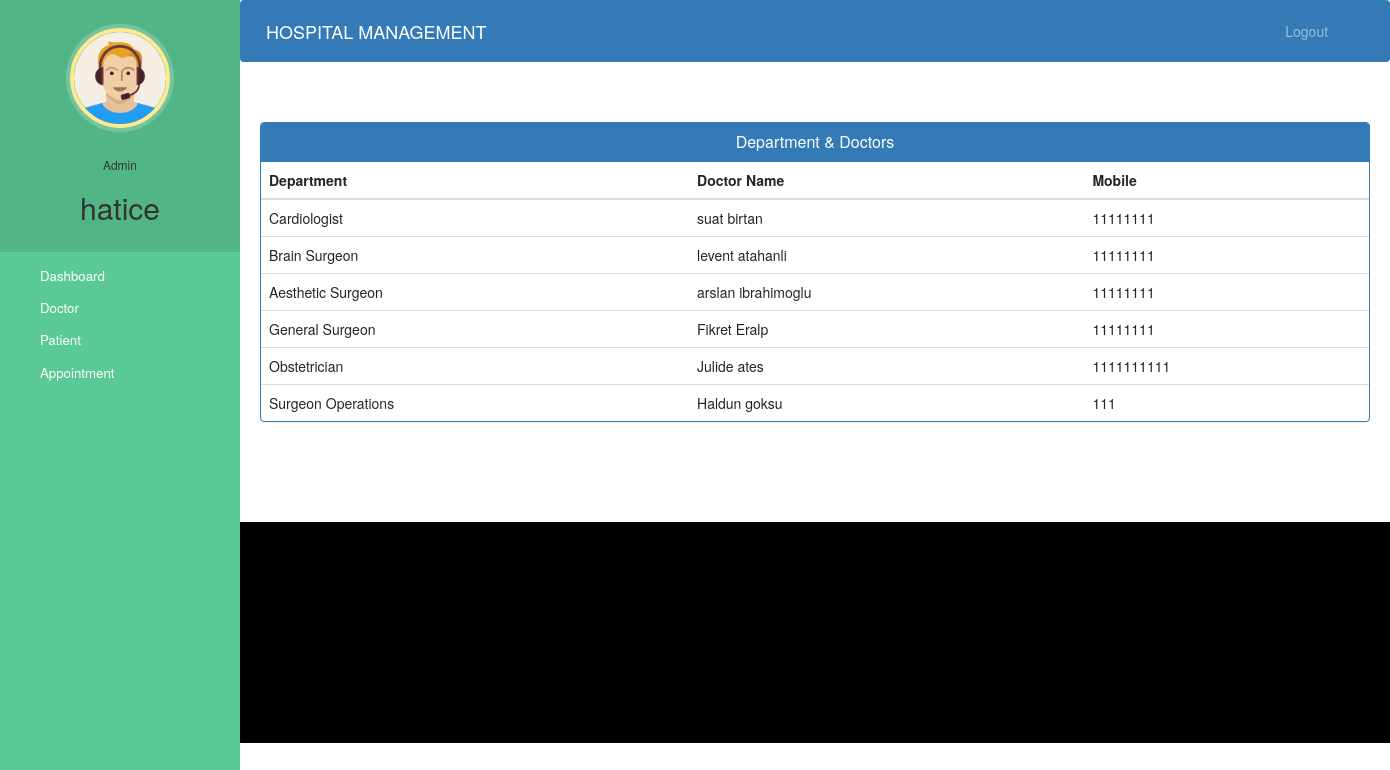
Screenshot of /admin-view-doctor-specialisation (signed in) with the database file from the repository.
### hospital/models.py (models this page shows, shortened)
class Doctor(models.Model):
    user=models.OneToOneField(User,on_delete=models.CASCADE)
    profile_pic= models.ImageField(upload_to='profile_pic/DoctorProfilePic/',null=True,blank=True)
    address = models.CharField(max_length=40)
    mobile = models.CharField(max_length=20,null=True)
    department= models.CharField(max_length=50,choices=departments,default='Cardiologist')
    status=models.BooleanField(default=False)
    @property
    def get_name(self):
        return self.user.first_name+" "+self.user.last_name

### hospital/views.py (the view)
# urls.py: path('admin-view-doctor-specialisation',views.admin_view_doctor_specialisation_view,name='admin-view-doctor-specialisation'),
@login_required(login_url='adminlogin')
@user_passes_test(is_admin)
def admin_view_doctor_specialisation_view(request):
    doctors=models.Doctor.objects.all().filter(status=True)
    return render(request,'hospital/admin_view_doctor_specialisation.html',{'doctors':doctors})

### hospital/views.py (called while the page is built)
def is_admin(user):
    return user.groups.filter(name='ADMIN').exists()

### templates/hospital/admin_view_doctor_Specialisation.html (shortened to what this page needs)
{% extends 'hospital/admin_base.html' %}
{% block content %}
<head>
  <link href="//netdna.bootstrapcdn.com/bootstrap/3.0.0/css/bootstrap.min.css" rel="stylesheet" id="bootstrap-css">
</head>
<div class="container">
  <div class="panel panel-primary">
    <div class="panel-heading">
      <h6 class="panel-title">Department & Doctors</h6>
    </div>
    <table class="table table-hover" id="dev-table">
      <thead>
        <tr>
          <th>Department</th>
          <th>Doctor Name</th>
          <th>Mobile</th>
        </tr>
      </thead>
      {% for d in doctors %}
      <tr>
        <td>{{d.department}}</td>
        <td> {{d.get_name}}</td>
        <td>{{d.mobile}}</td>
      </tr>
      {% endfor %}
    </table>
  </div>
</div>
{% endblock content %}

### templates/hospital/admin_base.html (shortened to what this page needs)
<!DOCTYPE html>
{% load static %}
<html lang="en">
<head>
  <link rel="stylesheet" href="https://stackpath.bootstrapcdn.com/bootstrap/4.3.1/css/bootstrap.min.css">
  <link rel="stylesheet" href="https://maxcdn.bootstrapcdn.com/font-awesome/4.7.0/css/font-awesome.min.css">
  <link rel="stylesheet" href="{% static '/style.css' %}">
</head>
<body>
  <nav class="menu" tabindex="0">
    <header class="avatar">
      <img src="{% static "images/adminpropic.png" %}" />
      <br><br>
      <h6>Admin</h6>
      <h2>{{request.user.first_name}}</h2>
    </header>
    <ul>
      <li tabindex="0" class="icon-dashboard"> <a style="color:white; text-decoration:none;" href="/admin-dashboard"><span>Dashboard</span></a> </li>
      <li tabindex="0" class="icon-customers"> <a style="color:white; text-decoration:none;" href="/admin-doctor"><span>Doctor</span></a></li>
      <li tabindex="0" class="icon-users"> <a style="color:white; text-decoration:none;" href="/admin-patient"><span>Patient</span></a></li>
      <li tabindex="0" class="icon-calendar"> <a style="color:white; text-decoration:none;" href="/admin-appointment"><span>Appointment</span></a></li>
    </ul>
  </nav>
  <main>
    <div class="bs-example">
      <nav class="navbar navbar-expand-md  navbar-dark fixed-top" style="background:#337AB7;">
        <a href="/admin-dashboard" class="navbar-brand">HOSPITAL MANAGEMENT</a>
        <div class="collapse navbar-collapse justify-content-between" id="navbarCollapse">
          <div class="navbar-nav" style=" margin-left: 90%;">
            <a href="/logout" class="nav-item nav-link">Logout</a>
          </div>
        </div>
      </nav>
    </div>
    <br><br>
    {% block content %}
    {% endblock content %}
    <br><br><br><br>
    <footer>
      <br>
      <div class="container">
        <div class="row">
          <div class="col-md-12 col-sm-12">
          </div>
        </div>
      </div>
    </footer>
  </main>
</body>
</html>

### static/style.css (style rules this page uses)
body { padding-left: 240px; }
main { position: relative; height: 100vh; }
.menu { background: #5bc995; height: 100vh; width: 240px; position: fixed; top: 0px; left: 0; z-index: 5; outline: none; }
.menu .avatar { background: rgba(0, 0, 0, 0.1); padding: 2em 0.5em; text-align: center; }
.menu .avatar img { width: 100px; border-radius: 50%; overflow: hidden; border: 4px solid #ffea92; box-shadow: 0 0 0 4px rgba(255, 255, 255, 0.2); }
.menu .avatar h2 { font-weight: normal; margin-bottom: 0; }
.menu ul { list-style: none; padding: 0.5em 0; margin: 0; }
.menu ul li { padding: 0.5em 1em 0.5em 3em; font-size: 0.95em; font-weight: regular; background-repeat: no-repeat; background-position: left 15px center; background-size: auto 20px; transition: all 0.15s linear; cursor: pointer; }
.menu ul li.icon-dashboard { background-image: url("http://www.entypo.com/images//gauge.svg"); }
.menu ul li.icon-customers { background-image: url("http://www.entypo.com/images//briefcase.svg"); }
.menu ul li.icon-users { background-image: url("http://www.entypo.com/images//users.svg"); }
.menu ul li.icon-calendar { background-image: url("http://www.entypo.com/images//calendar.svg"); }

### templates/hospital/admin_base.html (style rules this page uses)
a:link { text-decoration: none; }
a { color: white; }
footer { padding: 0px 0px 0px 0px; background-color: black; margin: 0px; }
body { padding-left: 240px; }
main { position: relative; height: 100vh; }
.menu { background: #5bc995; height: 100vh; width: 240px; position: fixed; top: 0px; left: 0; z-index: 5; outline: none; }
.menu .avatar { background: rgba(0, 0, 0, 0.1); padding: 2em 0.5em; text-align: center; }
.menu .avatar img { width: 100px; border-radius: 50%; overflow: hidden; border: 4px solid #ffea92; box-shadow: 0 0 0 4px rgba(255, 255, 255, 0.2); }
.menu .avatar h2 { font-weight: normal; margin-bottom: 0; }
.menu ul { list-style: none; padding: 0.5em 0; margin: 0; }
.menu ul li { padding: 0.5em 1em 0.5em 3em; font-size: 0.95em; font-weight: regular; background-repeat: no-repeat; background-position: left 15px center; background-size: auto 20px; transition: all 0.15s linear; cursor: pointer; }
.menu ul li.icon-dashboard { background-image: url("http://www.entypo.com/images//gauge.svg"); }
.menu ul li.icon-customers { background-image: url("http://www.entypo.com/images//briefcase.svg"); }
.menu ul li.icon-users { background-image: url("http://www.entypo.com/images//users.svg"); }
.menu ul li.icon-calendar { background-image: url("http://www.entypo.com/images//calendar.svg"); }

### templates/hospital/admin_view_doctor_Specialisation.html (style rules this page uses)
a:link { text-decoration: none; }
h6 { text-align: center; }
.row { margin: 100px; }

### rows the page displays
Doctor: department "Cardiologist", get_name "suat birtan", mobile "11111111"
Doctor: department "Brain Surgeon", get_name "levent atahanli", mobile "11111111"
Doctor: department "Aesthetic Surgeon", get_name "arslan ibrahimoglu", mobile "11111111"
Doctor: department "General Surgeon", get_name "Fikret Eralp", mobile "11111111"
Doctor: department "Obstetrician", get_name "Julide ates", mobile "1111111111"
Doctor: department "Surgeon Operations", get_name "Haldun goksu", mobile "111"

### other values shown
{{ request.user.first_name }} "hatice"
